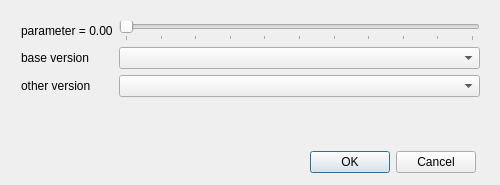
<?xml version="1.0" encoding="UTF-8"?>
<ui version="4.0">
 <class>ParametricPopUp</class>
 <widget class="QDialog" name="ParametricPopUp">
  <property name="windowModality">
   <enum>Qt::WindowModal</enum>
  </property>
  <property name="geometry">
   <rect>
    <x>0</x>
    <y>0</y>
    <width>500</width>
    <height>185</height>
   </rect>
  </property>
  <property name="minimumSize">
   <size>
    <width>500</width>
    <height>120</height>
   </size>
  </property>
  <property name="windowTitle">
   <string>parametric gait selector</string>
  </property>
  <property name="toolTip">
   <string/>
  </property>
  <property name="whatsThis">
   <string/>
  </property>
  <property name="modal">
   <bool>true</bool>
  </property>
  <widget class="QWidget" name="formLayoutWidget">
   <property name="geometry">
    <rect>
     <x>10</x>
     <y>10</y>
     <width>481</width>
     <height>121</height>
    </rect>
   </property>
   <layout class="QFormLayout" name="formLayout">
    <property name="horizontalSpacing">
     <number>6</number>
    </property>
    <property name="verticalSpacing">
     <number>6</number>
    </property>
    <item row="0" column="0">
     <widget class="QLabel" name="parameterLabel">
      <property name="toolTip">
       <string extracomment="The parameter decides 'how much' of the base version is done. ">The parameter decides 'how much' of the base version is done. </string>
      </property>
      <property name="text">
       <string>parameter = 0.00</string>
      </property>
     </widget>
    </item>
    <item row="0" column="1">
     <widget class="QSlider" name="parameterSlider">
      <property name="toolTip">
       <string extracomment="The parameter decides 'how much' of the base version is done. ">The parameter decides 'how much' of the base version is done. </string>
      </property>
      <property name="whatsThis">
       <string>ello</string>
      </property>
      <property name="maximum">
       <number>100</number>
      </property>
      <property name="singleStep">
       <number>1</number>
      </property>
      <property name="orientation">
       <enum>Qt::Horizontal</enum>
      </property>
      <property name="tickPosition">
       <enum>QSlider::TicksBelow</enum>
      </property>
      <property name="tickInterval">
       <number>10</number>
      </property>
     </widget>
    </item>
    <item row="1" column="0">
     <widget class="QLabel" name="baseVersionLabel">
      <property name="toolTip">
       <string extracomment="The parametric subgait would result to this version if the parameter is 0%.">The parametric subgait would result to this version if the parameter is 0%.</string>
      </property>
      <property name="text">
       <string>base version</string>
      </property>
     </widget>
    </item>
    <item row="1" column="1">
     <widget class="QComboBox" name="baseVersionComboBox">
      <property name="toolTip">
       <string extracomment="The parametric subgait would result in this version if the parameter is 0%.">The parametric subgait would result in this version if the parameter is 0%.</string>
      </property>
     </widget>
    </item>
    <item row="2" column="0">
     <widget class="QLabel" name="otherVersionLabel">
      <property name="toolTip">
       <string extracomment="The parametric subgait would result in this version if the parameter is 100%.">The parametric subgait would result in this version if the parameter is 100%.</string>
      </property>
      <property name="text">
       <string>other version</string>
      </property>
     </widget>
    </item>
    <item row="2" column="1">
     <widget class="QComboBox" name="otherVersionComboBox">
      <property name="toolTip">
       <string extracomment="The parametric subgait would result to this version if the parameter is 100%.">The parametric subgait would result to this version if the parameter is 100%.</string>
      </property>
     </widget>
    </item>
   </layout>
  </widget>
  <widget class="QDialogButtonBox" name="buttonBox">
   <property name="geometry">
    <rect>
     <x>310</x>
     <y>150</y>
     <width>166</width>
     <height>25</height>
    </rect>
   </property>
   <property name="standardButtons">
    <set>QDialogButtonBox::Cancel|QDialogButtonBox::Ok</set>
   </property>
  </widget>
 </widget>
 <layoutdefault spacing="6" margin="11"/>
 <resources/>
 <connections/>
</ui>
